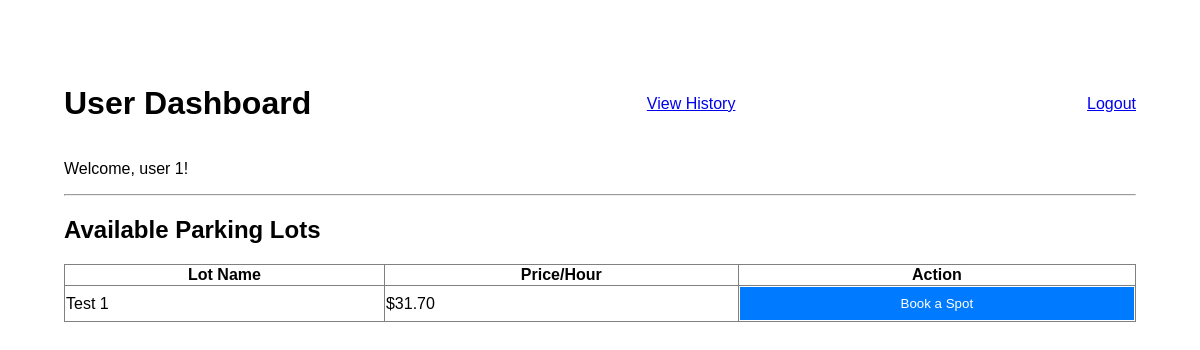
Screenshot of /user/dashboard (signed in) with the database file from the repository.
### models/models.py (models this page shows)
class User(db.Model, UserMixin):
    id = db.Column(db.Integer, primary_key=True)
    username = db.Column(db.String(80), unique=True, nullable=False)
    password = db.Column(db.String(255), nullable=False)
    full_name = db.Column(db.String(150))
    role = db.Column(db.String(50), default='user') # Differentiates between user and admin
    reservations = db.relationship('Reservation', backref='user', lazy=True)

class ParkingLot(db.Model):
    id = db.Column(db.Integer, primary_key=True)
    name = db.Column(db.String(100), nullable=False)
    capacity = db.Column(db.Integer, nullable=False)
    price_per_hour = db.Column(db.Float, nullable=False)
    spots = db.relationship('ParkingSpot', backref='lot', lazy=True, cascade="all, delete-orphan")

### controllers/controllers.py (the view)
@app.route('/user/dashboard')
@login_required
@role_required('user')
def user_dashboard():
    active_reservation = Reservation.query.filter_by(user_id=current_user.id, end_time=None).first()
    if active_reservation:
        return render_template('user_dashboard.html', active_reservation=active_reservation)
    else:
        lots = ParkingLot.query.order_by(ParkingLot.id).all()
        return render_template('user_dashboard.html', lots=lots)

### app.py (called while the page is built)
@login_manager.user_loader
def load_user(user_id):
    return User.query.get(int(user_id))

### controllers/controllers.py (called while the page is built)
def role_required(role):
    def wrapper(fn):
        @wraps(fn)
        def decorated_view(*args, **kwargs):
            if not current_user.is_authenticated or current_user.role != role:
                flash("You do not have permission to access this page.")
                return redirect(url_for('login'))
            return fn(*args, **kwargs)
        return decorated_view
    return wrapper

### templates/user_dashboard.html (shortened to what this page needs)
{% extends 'base.html' %}
{% block content %}
<div style="max-width: 1200px; margin: auto; padding: 2em;">
    <div style="display: flex; justify-content: space-between; align-items: center;">
        <h1>User Dashboard</h1>
        <a href="{{ url_for('parking_history') }}" style="margin-right: 1em;">View History</a>
        <a href="{{ url_for('logout') }}">Logout</a>
    </div>
    <p>Welcome, {{ current_user.full_name }}!</p>
    <hr>
    {% if active_reservation %}
        <h2>Your Active Parking Spot</h2>
        <div style="border: 1px solid #007bff; padding: 1.5em; border-radius: 5px;">
            <p><strong>Lot Name:</strong> {{ active_reservation.spot.lot.name }}</p>
            <p><strong>Spot Number:</strong> #{{ active_reservation.spot.spot_number }}</p>
            <p><strong>Parked At:</strong> {{ active_reservation.start_time.strftime('%Y-%m-%d %H:%M:%S') }}</p>
            <form method="POST" action="{{ url_for('release_spot') }}">
                <input type="hidden" name="reservation_id" value="{{ active_reservation.id }}">
                <button type="submit" style="background-color: #dc3545;">Release Spot</button>
            </form>
        </div>
    {% else %}
        <h2>Available Parking Lots</h2>
        <table border="1" style="width: 100%; border-collapse: collapse; margin-top: 1em;">
            <thead>
                <tr>
                    <th>Lot Name</th>
                    <th>Price/Hour</th>
                    <th>Action</th>
                </tr>
            </thead>
            <tbody>
                {% for lot in lots %}
                <tr>
                    <td>{{ lot.name }}</td>
                    <td>${{ "%.2f"|format(lot.price_per_hour) }}</td>
                    <td>
                        <form method="POST" action="{{ url_for('book_spot') }}">
                            <button type="submit">Book a Spot</button>
                        </form>
                    </td>
                </tr>
                {% endfor %}
            </tbody>
        </table>
    {% endif %}
</div>
{% endblock %}

### templates/base.html (style rules this page uses)
body { font-family: sans-serif; margin: 2em; }
button { width: 100%; padding: 0.7em; background-color: #007bff; color: white; border: none; cursor: pointer; }

### rows the page displays
User: full_name "user 1"
ParkingLot: name "Test 1", price_per_hour "31.70"
